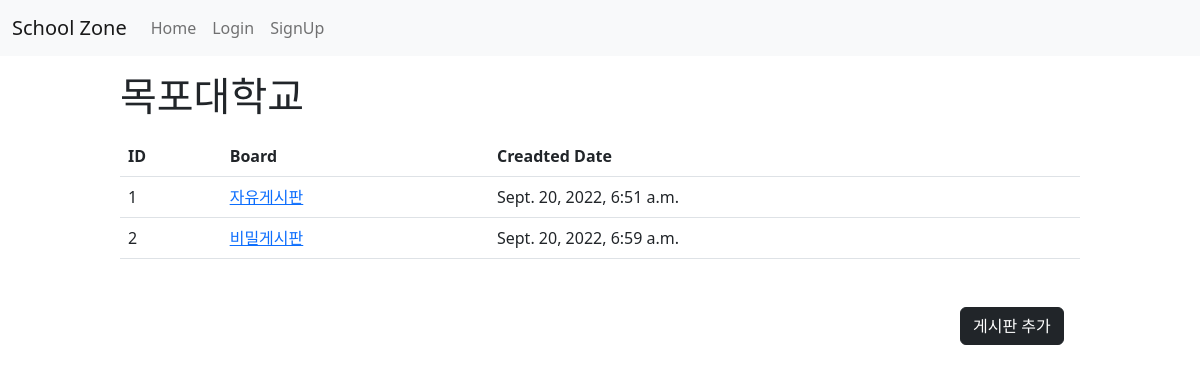
The page /1 on the database its author committed.
### board/models.py (models this page shows)
class School(models.Model):
    school = models.CharField(max_length=30)
    created_at = models.DateTimeField(auto_now_add=True)

class Board(models.Model):
    school = models.ForeignKey(School, on_delete=models.CASCADE, null=False, blank=False)
    board = models.CharField(max_length=30)
    created_at = models.DateTimeField(auto_now_add=True)

### board/views.py (the view)
# urls.py: path('<int:school_id>', views.board, name='board'),
def board(request, school_id):
    school_name = school_name_sql(school_id)
    board_data = Board.objects.raw('SELECT * FROM board_board WHERE school_id = %s', [school_id])
    context = {'board_data': board_data, 'school_id': school_id, 'school_name': school_name}
    return render(request, 'board/board.html', context)

### board/views.py (called while the page is built)
def school_name_sql(school_id):
    cursor = connections['default'].cursor()
    cursor.execute('SELECT school FROM board_school WHERE id = %s', [school_id])
    school_name = cursor.fetchone()[0]
    cursor.close()
    return school_name

### templates/board/board.html (shortened to what this page needs)
<!DOCTYPE html>
<html lang="en">
<head>
    <link href="https://cdn.jsdelivr.net/npm/bootstrap@5.2.0/dist/css/bootstrap.min.css" rel="stylesheet"
>
</head>
<body>
{% include 'nav.html' %}
<h1 style="width: 80%; margin: auto;">{{ school_name }}</h1>
<table class="table" style="width: 80%; margin: auto;">
    <thead>
    <tr>
        <th scope="col">ID</th>
        <th scope="col">Board</th>
        <th scope="col">Creadted Date</th>
    </tr>
    </thead>
    <tbody>
    {% if board_data %}
        {% for data in board_data %}
            <tr>
                <td>{{ data.id }}</td>
                <td><a href="{% url 'post' school_id data.id %}">{{ data.board }}</a></td>
                <td>{{ data.created_at }}</td>
            </tr>
        {% endfor %}
    {% endif %}
    </tbody>
</table>
<button type="button" class="btn btn-dark" onclick="location.href = '{% url 'board_create' school_id %}'"
        style="margin-top: 3rem; margin-left: 80%">게시판 추가
</button>
</body>
</html>

### rows shown on the page
School: school "목포대학교"
Board: id "1", board "자유게시판", created_at "Sept. 20, 2022, 6:51 a.m."
Board: id "2", board "비밀게시판", created_at "Sept. 20, 2022, 6:59 a.m."
